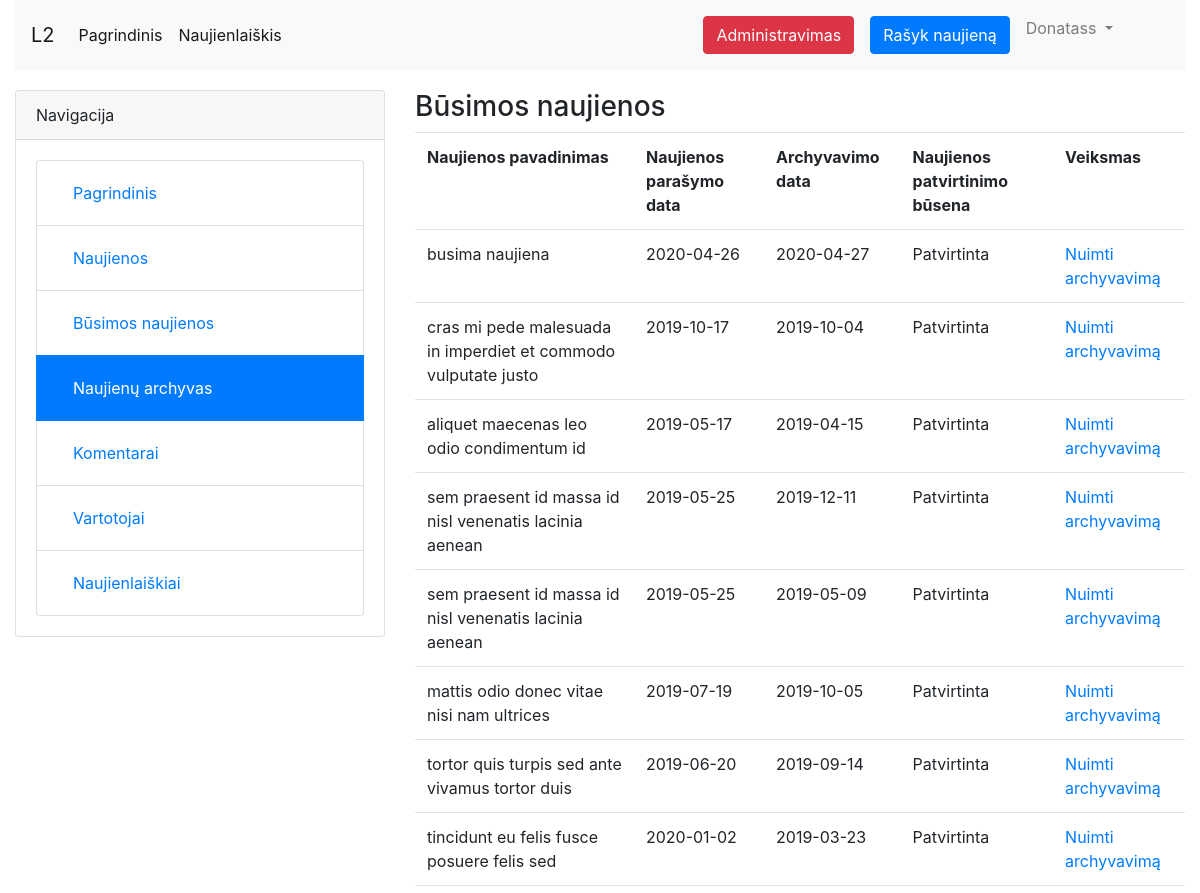
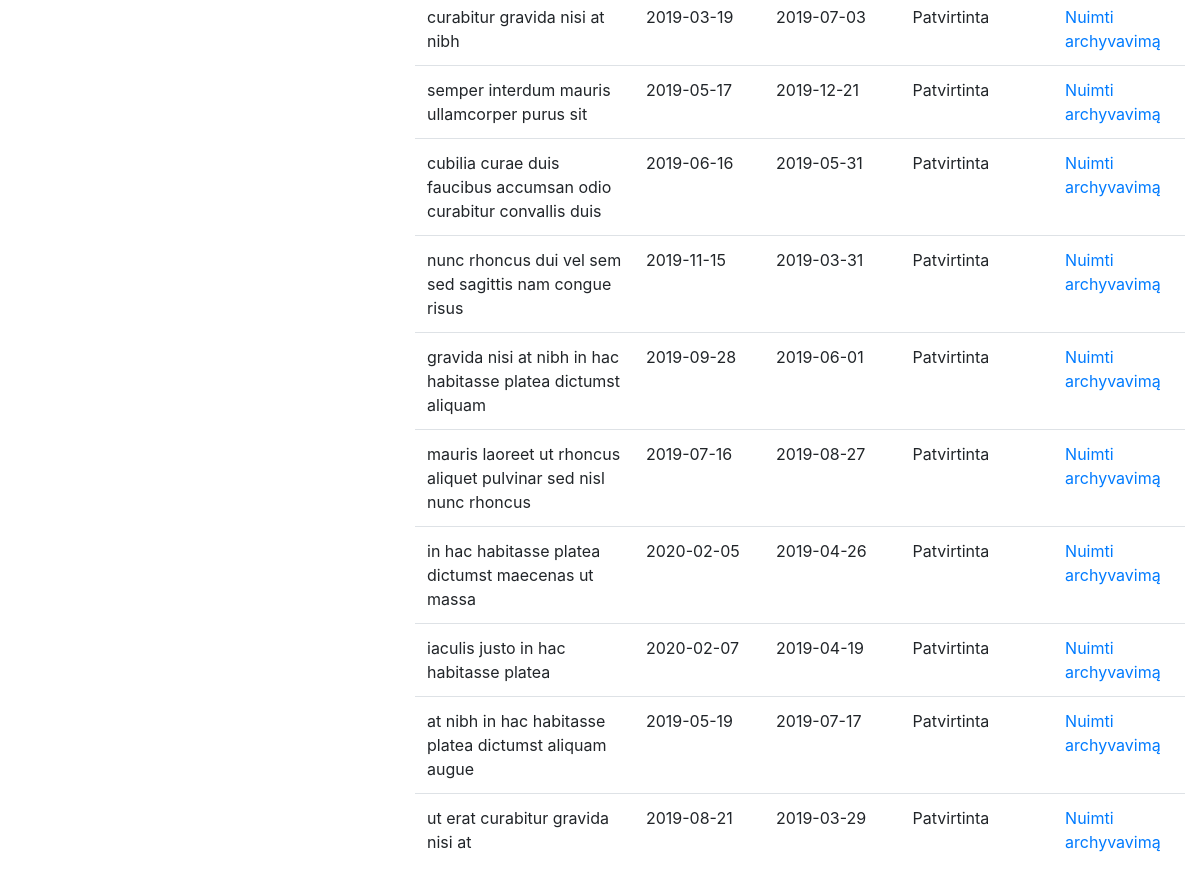
Page /admin/archive-news.php (signed in) on the committed database (2 pictures, top to bottom).
### tables this page shows
CREATE TABLE IF NOT EXISTS `user` (
  `id` int(11) NOT NULL AUTO_INCREMENT,
  `name` varchar(255) DEFAULT NULL,
  `surname` varchar(255) DEFAULT NULL,
  `email` varchar(255) DEFAULT NULL,
  `password` varchar(255) DEFAULT NULL,
  `last_login` date DEFAULT NULL,
  `created_at` date DEFAULT NULL,
  `updated_at` date DEFAULT NULL,
  `last_ip` varchar(255) DEFAULT NULL,
  `type` char(16) DEFAULT NULL,
  PRIMARY KEY (`id`)
);

CREATE TABLE IF NOT EXISTS `news_archive` (
  `id` int(11) NOT NULL AUTO_INCREMENT,
  `archive_date` date DEFAULT NULL,
  `fk_NEWSid` int(11) NOT NULL,
  PRIMARY KEY (`id`),
  KEY `fk_NEWSid` (`fk_NEWSid`)
);

CREATE TABLE IF NOT EXISTS `future_news` (
  `id` int(11) NOT NULL AUTO_INCREMENT,
  `publish_date` date DEFAULT NULL,
  `fk_NEWSid` int(11) NOT NULL,
  PRIMARY KEY (`id`),
  KEY `fk_NEWSid` (`fk_NEWSid`)
);

CREATE TABLE IF NOT EXISTS `news` (
  `id` int(11) NOT NULL AUTO_INCREMENT,
  `title` varchar(255) DEFAULT NULL,
  `text` varchar(255) DEFAULT NULL,
  `created_at` date DEFAULT NULL,
  `updated_at` date DEFAULT NULL,
  `comment_status` tinyint(1) DEFAULT NULL,
  `status` char(7) DEFAULT NULL,
  `fk_USERid` int(11) NOT NULL,
  `fk_ADMINid` int(11) DEFAULT NULL,
  PRIMARY KEY (`id`),
  KEY `fk_USERid` (`fk_USERid`),
  KEY `fk_ADMINid` (`fk_ADMINid`)
);

### maincore.php (called while the page is built, shortened)
<?php
$host   = 'localhost';
$user   = 'root';
$pass   = '';
$db     = 'db_laboras';
try{
    $pdo = new PDO('mysql:host='.$host.';dbname='.$db, $user, $pass);
    $pdo->setAttribute(PDO::ATTR_ERRMODE, PDO::ERRMODE_EXCEPTION);
    $pdo->setAttribute(PDO::ATTR_EMULATE_PREPARES, false);
    $pdo->query("SET Names 'utf8'");
}catch(PDOException $e){
    die($e->getMessage());
}
if($_SESSION['login']){
    $query = $pdo->prepare("SELECT * FROM `user` WHERE `id` = ?");
    $query->execute([$_SESSION['user']]);
    $user = $query->fetch(PDO::FETCH_BOTH);
}
$query = $pdo->prepare("SELECT * FROM `future_news` WHERE `publish_date` <= ?");
$query->execute([date("Y-m-d")]);
foreach($query as $row){
    $query2 = $pdo->prepare("SELECT * FROM `news` WHERE `id` = ?");
    $query2->execute([$row['fk_NEWSid']]);
    $row2 = $query2->fetch(PDO::FETCH_BOTH);
    if($row2['status'] == 1) {
        $query = $pdo->prepare("UPDATE `news` SET `updated_at` = ? WHERE `id` = ?");
        $query->execute([date("Y-m-d"), $row['fk_NEWSid']]);
        $query = $pdo->prepare("DELETE FROM `future_news` WHERE `id` = ?");
        $query->execute([$row['id']]);
    }
}

### functions.php (called while the page is built, shortened)
<?php
function is_admin(int $userid) : bool
{
    require('maincore.php');
    $query = $pdo->prepare("SELECT * FROM `admin` WHERE `fk_USERid` = ?");
    $query->execute([$userid]);
    if($query->rowCount() > 0) return true;
    return false;
}
function news_title($newsid){
    require ('maincore.php');
    $query = $pdo->prepare("SELECT `title` FROM `news` WHERE `id` = ?");
    $query->execute([$newsid]);
    return $query->fetch(PDO::FETCH_BOTH)['title'];
}
function getNews($id){
    require('maincore.php');
    $query = $pdo->prepare("SELECT * FROM `news` WHERE `id` = ?");
    $query->execute([$id]);
    return $query->fetch(PDO::FETCH_BOTH);
}

### admin/archive-news.php (the view, shortened to what this page needs)
<?php
require('../head.php');
include('side.php');
?>
    <h3>Būsimos naujienos</h3>
    <table class="table">
        <tr>
            <th>Naujienos pavadinimas</th>
            <th>Naujienos parašymo data</th>
            <th>Archyvavimo data</th>
            <th>Naujienos patvirtinimo būsena</th>
            <th>Veiksmas</th>
        </tr>
        <?php
        if(!isset($_GET['page'])) $page = 1;
        else $page = $_GET['page'];
        if($page > 1) {
            $query = $pdo->prepare("SELECT * FROM `news_archive` ORDER BY `id` DESC LIMIT 20 OFFSET ?");
            $query->execute([$page * 10]);
        }else{
            $query = $pdo->query("SELECT * FROM `news_archive` ORDER BY `id` DESC LIMIT 20 OFFSET 0");
        }
        foreach ($query as $row) {
            echo '
                            <tr>
                                <td>' . news_title($row['fk_NEWSid']) . '</td>
                                <td>'.getNews($row['fk_NEWSid'])['created_at'].'</td>
                                <td>' . $row['archive_date'] . '</td>
                                <td>'; if(getNews($row['fk_NEWSid'])['status'] == 1) echo 'Patvirtinta'; else echo 'Nepatvirtinta'; echo '</td>
                                <td><a href="admin/archive-disable.php?id='.$row['id'].'">Nuimti archyvavimą</a></td>
                            </tr>
                            ';
        }
        ?>
    </table>
<?php
require('bottom.php');
?>

### head.php (shortened to what this page needs)
<!DOCTYPE html>
<html lang="en">
<?php
require_once('maincore.php');
require_once('functions.php');
?>
<head>
    <link rel="stylesheet" type="text/css" href="css/bootstrap.css">
    <link rel="stylesheet" type="text/css" href="css/main.css">
    <link href="css/lightbox.css" rel="stylesheet" />
    <link href="https://cdn.jsdelivr.net/gh/gitbrent/bootstrap4-toggle@3.6.1/css/bootstrap4-toggle.min.css" rel="stylesheet">
</head>
<body>
<div class="container-fluid">
    <nav class="navbar navbar-expand-lg navbar-light bg-light">
        <a class="navbar-brand" href="#">L2</a>
        <div class="collapse navbar-collapse" id="navbarSupportedContent">
            <ul class="navbar-nav mr-auto">
                <li class="nav-item active">
                    <a class="nav-link" href="index.php">Pagrindinis <span class="sr-only">(current)</span></a>
                </li>
                <li class="nav-item active">
                    <a class="nav-link" href="subscription.php">Naujienlaiškis</a>
                </li>
            </ul>
            <ul class="navbar-nav mr-5">
                <?php
                if(!$_SESSION['login']){
                echo '
                <li class="nav-item">
                    <a class="nav-link" href="login.php">Prisijungimas</a>
                </li>
                <li class="nav-item">
                    <a class="nav-link" href="register.php">Registracija</a>
                </li>';
                }else{
                    if(is_admin($_SESSION['user'])){
                        echo '
                       <li class="nav-item">
                        <a class="nav-link" href="admin/index.php"><button class="btn btn-danger">Administravimas</button></a>
                       </li>';
                    }
                    echo '
                   <li class="nav-item">
                    <a class="nav-link" href="addnews.php"><button class="btn btn-primary">Rašyk naujieną</button></a>
                   </li>
                   <li class="nav-item dropdown">
                    <a class="nav-link dropdown-toggle" href="#" id="navbarDropdown" role="button" data-toggle="dropdown" aria-haspopup="true" aria-expanded="false">
                      '.$user['name'].'
                    </a>
                    <div class="dropdown-menu" aria-labelledby="navbarDropdown">
                      <a class="dropdown-item" href="profile.php">Profilis</a>
                      <a class="dropdown-item" href="edit-profile.php">Profilio redagavimas</a>
                      <a class="dropdown-item" href="logout.php">Atsijungti</a>
                    </div>
                  </li>';
                }
                ?>
            </ul>
        </div>
    </nav>

### css/main.css (style rules this page uses)
nav { margin-bottom: 20px; }
.active a { color: #fff; }

### rows in the picture
user: name "Donatass"
news_archive: fk_NEWSid.title "busima naujiena", fk_NEWSid.created_at "2020-04-26", archive_date "2020-04-27"
news_archive: fk_NEWSid.title "cras mi pede malesuada in imperdiet et commodo vulputate justo", fk_NEWSid.created_at "2019-10-17", archive_date "2019-10-04"
news_archive: fk_NEWSid.title "aliquet maecenas leo odio condimentum id", fk_NEWSid.created_at "2019-05-17", archive_date "2019-04-15"
news_archive: fk_NEWSid.title "sem praesent id massa id nisl venenatis lacinia aenean", fk_NEWSid.created_at "2019-05-25", archive_date "2019-12-11"
news_archive: fk_NEWSid.title "sem praesent id massa id nisl venenatis lacinia aenean", fk_NEWSid.created_at "2019-05-25", archive_date "2019-05-09"
news_archive: fk_NEWSid.title "mattis odio donec vitae nisi nam ultrices", fk_NEWSid.created_at "2019-07-19", archive_date "2019-10-05"
news_archive: fk_NEWSid.title "tortor quis turpis sed ante vivamus tortor duis", fk_NEWSid.created_at "2019-06-20", archive_date "2019-09-14"
news_archive: fk_NEWSid.title "tincidunt eu felis fusce posuere felis sed", fk_NEWSid.created_at "2020-01-02", archive_date "2019-03-23"
news_archive: fk_NEWSid.title "curabitur gravida nisi at nibh", fk_NEWSid.created_at "2019-03-19", archive_date "2019-07-03"
news_archive: fk_NEWSid.title "semper interdum mauris ullamcorper purus sit", fk_NEWSid.created_at "2019-05-17", archive_date "2019-12-21"
news_archive: fk_NEWSid.title "cubilia curae duis faucibus accumsan odio curabitur convallis duis", fk_NEWSid.created_at "2019-06-16", archive_date "2019-05-31"
news_archive: fk_NEWSid.title "nunc rhoncus dui vel sem sed sagittis nam congue risus", fk_NEWSid.created_at "2019-11-15", archive_date "2019-03-31"
news_archive: fk_NEWSid.title "gravida nisi at nibh in hac habitasse platea dictumst aliquam", fk_NEWSid.created_at "2019-09-28", archive_date "2019-06-01"
news_archive: fk_NEWSid.title "mauris laoreet ut rhoncus aliquet pulvinar sed nisl nunc rhoncus", fk_NEWSid.created_at "2019-07-16", archive_date "2019-08-27"
news_archive: fk_NEWSid.title "in hac habitasse platea dictumst maecenas ut massa", fk_NEWSid.created_at "2020-02-05", archive_date "2019-04-26"
news_archive: fk_NEWSid.title "iaculis justo in hac habitasse platea", fk_NEWSid.created_at "2020-02-07", archive_date "2019-04-19"
news_archive: fk_NEWSid.title "at nibh in hac habitasse platea dictumst aliquam augue", fk_NEWSid.created_at "2019-05-19", archive_date "2019-07-17"
news_archive: fk_NEWSid.title "ut erat curabitur gravida nisi at", fk_NEWSid.created_at "2019-08-21", archive_date "2019-03-29"
